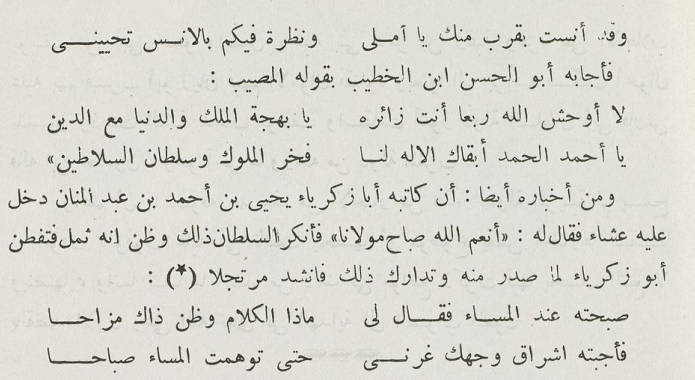
#> input picture books_for_ocr/scanned_pics/test_13.PNG, 695 x 380 px
$ python hough_transform.py   (older library calls are emulated)
#> lines starting #> are read from the running program, lines starting #| are printed output that depends on the picture; after the words box and inside, x2 and y2 are one past the last pixel; in counts of white or black regions, pixels touching at a corner belong together
#> further down, image is the input picture: shape (380, 695, 3); mean B, G, R 208.2, 215.6, 217.2
import cv2
import numpy as np
import os


# [25 lines left out: function hough_transform, not called in this run]


import cv2
import numpy as np


# [29 lines left out: function cca_line_segmentation, not called in this run]


def bounding_box_segmentation(image):
    # Convert the image to grayscale
    gray = cv2.cvtColor(image, cv2.COLOR_BGR2GRAY)

    # Threshold the image to create a binary image
    ret, thresh = cv2.threshold(gray, 0, 255, cv2.THRESH_BINARY_INV + cv2.THRESH_OTSU)
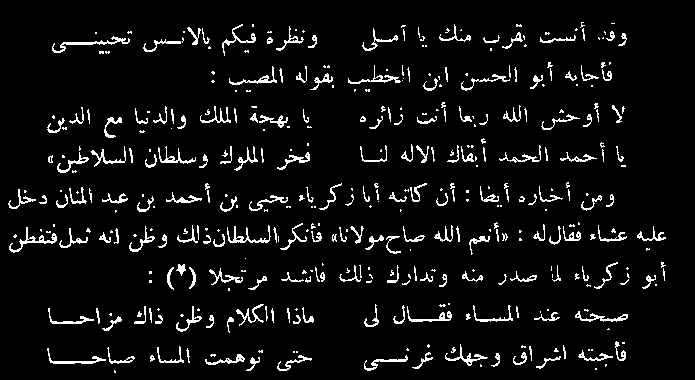
#> thresh: shape (380, 695); 6% white in thin lines or dots, all inside (x1, y1, x2, y2) = (8, 22, 666, 373)
#> ret = 159

    # Find contours in the binary image
    contours, hierarchy = cv2.findContours(
        thresh, cv2.RETR_EXTERNAL, cv2.CHAIN_APPROX_SIMPLE
    )
#> contours = 406 contours, 271 with area under 20; largest, box (x1, y1, x2, y2) and area: (9, 227, 57, 253) 172, (52, 36, 130, 53) 163, (227, 225, 271, 243) 134, (575, 311, 628, 322) 129, (47, 348, 106, 364) 117

    # Compute the bounding boxes around each contour
    boxes = []
    for contour in contours:
        (x, y, w, h) = cv2.boundingRect(contour)
        boxes.append((x, y, w, h))
#> this loop made 406 passes
#> (x, y, w, h) on passes 5 to 7: (246, 357, 14, 14), (536, 356, 25, 13), (364, 355, 44, 16)
#> after the loop, boxes = 406 items, first 6: (114, 370, 2, 3), (595, 368, 2, 2), (605, 364, 2, 3), (480, 364, 2, 3), (246, 357, 14, 14), (536, 356, 25, 13)

    # Sort the bounding boxes from top to bottom
    boxes = sorted(boxes, key=lambda x: x[1])
#> boxes = 406 items, first 6: (580, 22, 5, 6), (611, 23, 4, 1), (516, 24, 6, 3), (439, 24, 32, 18), (252, 24, 2, 3), (222, 24, 34, 32)

    # Draw the bounding boxes around each line of text
    for x, y, w, h in boxes:
        cv2.rectangle(image, (x, y), (x + w, y + h), (0, 0, 255), 2)
#> this loop made 406 passes
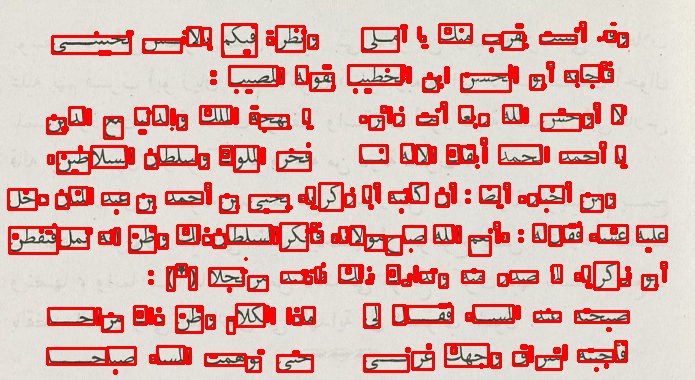
#> image: shape (380, 695, 3); 16.23% of pixels changed, all inside (x1, y1, x2, y2) = (7, 21, 668, 375)

    # Display the segmented lines
    cv2.imshow("Segmented Lines", image)
    cv2.waitKey(0)
    cv2.destroyAllWindows()


# Load image
curr_direct_path = os.path.dirname(os.path.abspath(__file__))
input_test_path = curr_direct_path + "/../books_for_ocr/scanned_pics/test_13.PNG"
image = cv2.imread(input_test_path)

# Apply Hough transform and visualize results
# output, lines = hough_transform(image)
# output = cca_line_segmentation(image)
bounding_box_segmentation(image)

"""cv2.imshow('Original', image)
cv2.imshow('Hough Transform', output)
cv2.waitKey(0)
cv2.destroyAllWindows()"""

$ run again, with books_for_ocr/scanned_pics/test_10.PNG copied over books_for_ocr/scanned_pics/test_13.PNG
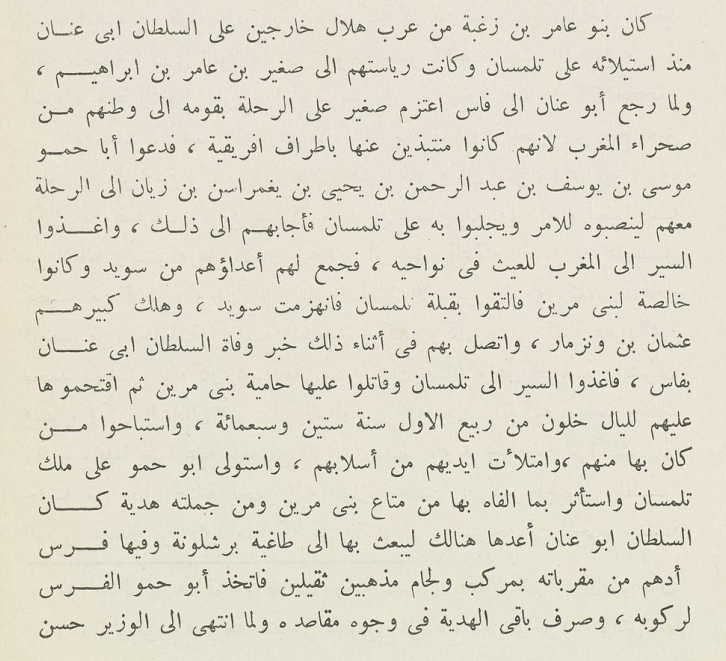
#> input picture books_for_ocr/scanned_pics/test_10.PNG, 726 x 661 px
#> image is the input picture: shape (661, 726, 3); mean B, G, R 204.3, 218.9, 223.8
#> in bounding_box_segmentation, `ret, thresh = cv2.threshold(gray, 0, 255, cv2.THRESH_BINARY_INV + cv2...`:
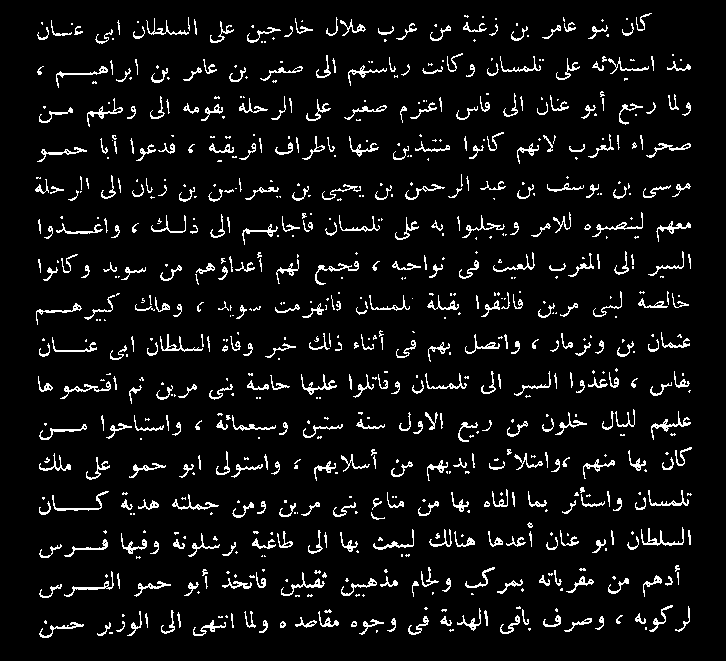
#> thresh: shape (661, 726); 6.5% white in thin lines or dots, all inside (x1, y1, x2, y2) = (35, 13, 692, 638)
#> ret = 168
#> contours = 776 contours, 478 with area under 20; largest, box (x1, y1, x2, y2) and area: (641, 527, 684, 546) 128, (651, 411, 691, 440) 128, (60, 381, 111, 399) 116, (87, 98, 123, 127) 116, (315, 261, 359, 285) 114
#> the loop in bounding_box_segmentation, `for contour in contours:` made 776 passes
#> (x, y, w, h) on passes 3, 4, 6: (449, 629, 5, 3), (528, 628, 3, 3), (97, 622, 14, 14)
#> after the loop in bounding_box_segmentation, `for contour in contours:`: boxes = 776 items, first 6: (109, 632, 4, 2), (376, 630, 2, 3), (449, 629, 5, 3), (528, 628, 3, 3), (645, 627, 2, 3), (97, 622, 14, 14)
#> in bounding_box_segmentation, `boxes = sorted(boxes, key=lambda x: x[1])`: boxes = 776 items, first 6: (636, 13, 16, 18), (464, 15, 5, 3), (482, 16, 2, 2), (563, 17, 2, 5), (326, 17, 12, 19), (188, 17, 2, 14)
#> the loop in bounding_box_segmentation, `for x, y, w, h in boxes:` made 776 passes
#> after the loop in bounding_box_segmentation, `for x, y, w, h in boxes:`:
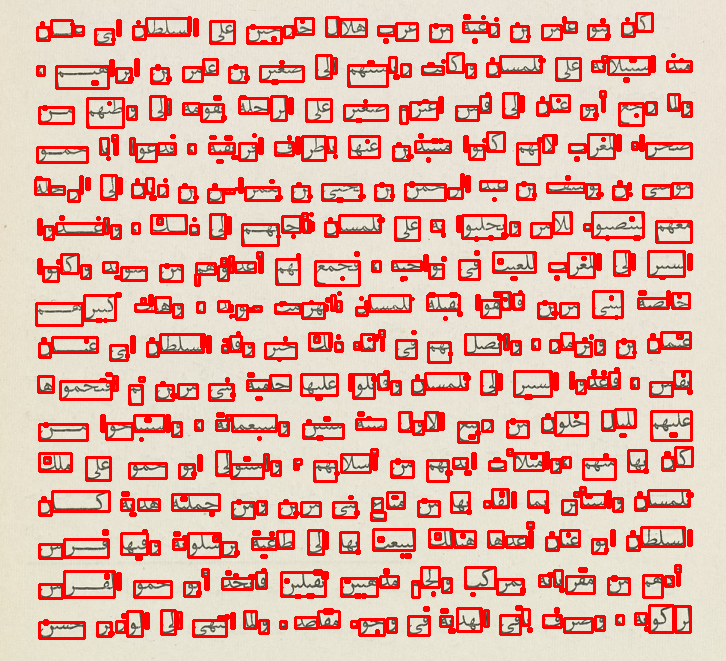
#> image: shape (661, 726, 3); 18.23% of pixels changed, all inside (x1, y1, x2, y2) = (34, 12, 694, 640)

$ run again, with books_for_ocr/scanned_pics/test_11.PNG copied over books_for_ocr/scanned_pics/test_13.PNG
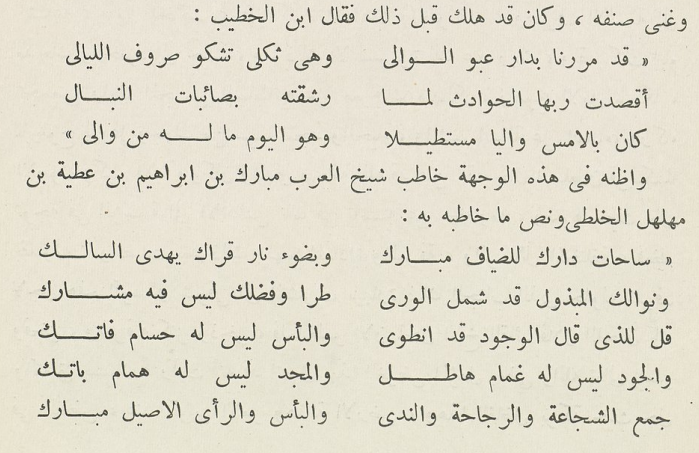
#> input picture books_for_ocr/scanned_pics/test_11.PNG, 699 x 453 px
#> image is the input picture: shape (453, 699, 3); mean B, G, R 204, 219.4, 224.2
#> in bounding_box_segmentation, `ret, thresh = cv2.threshold(gray, 0, 255, cv2.THRESH_BINARY_INV + cv2...`:
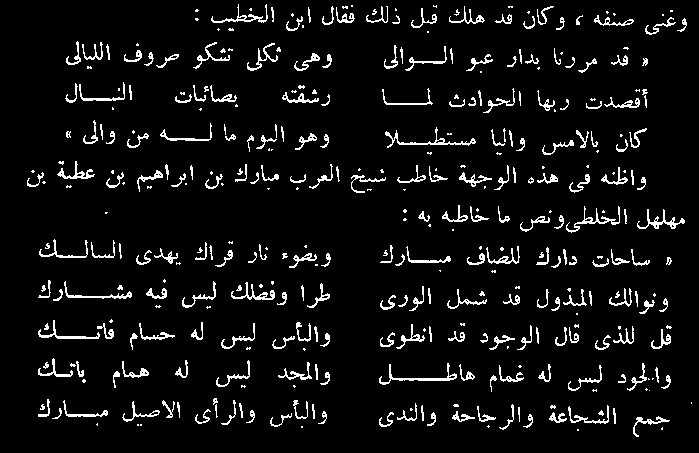
#> thresh: shape (453, 699); 6.2% white in thin lines or dots
#> ret = 165
#> contours = 384 contours, 210 with area under 20; largest, box (x1, y1, x2, y2) and area: (385, 127, 476, 148) 192, (379, 363, 457, 385) 186, (637, 209, 685, 229) 171, (231, 282, 275, 300) 147, (566, 206, 620, 233) 147
#> the loop in bounding_box_segmentation, `for contour in contours:` made 384 passes
#> (x, y, w, h) on passes 8 to 10: (633, 416, 37, 21), (523, 414, 10, 14), (270, 413, 22, 14)
#> after the loop in bounding_box_segmentation, `for contour in contours:`: boxes = 384 items, first 6: (577, 429, 2, 2), (661, 427, 2, 3), (301, 426, 2, 2), (487, 425, 3, 3), (140, 424, 2, 2), (137, 424, 2, 2)
#> in bounding_box_segmentation, `boxes = sorted(boxes, key=lambda x: x[1])`: boxes = 384 items, first 6: (211, 4, 57, 19), (433, 5, 4, 3), (351, 5, 2, 2), (537, 6, 17, 19), (508, 6, 5, 2), (449, 6, 36, 18)
#> the loop in bounding_box_segmentation, `for x, y, w, h in boxes:` made 384 passes
#> after the loop in bounding_box_segmentation, `for x, y, w, h in boxes:`:
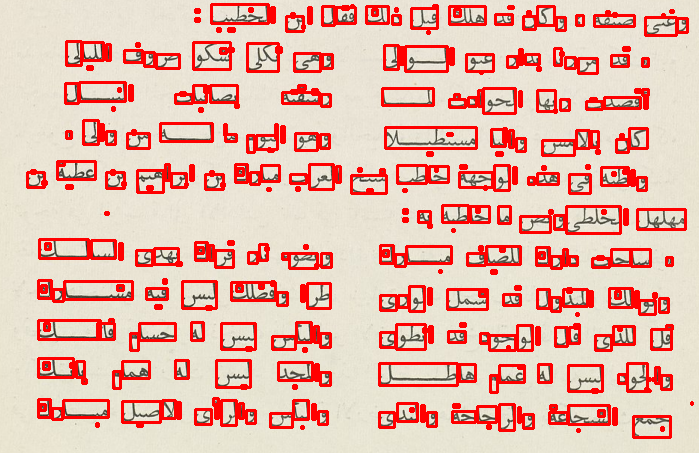
#> image: shape (453, 699, 3); 15.99% of pixels changed, all inside (x1, y1, x2, y2) = (26, 3, 694, 439)

$ run again, with books_for_ocr/scanned_pics/test_12.PNG copied over books_for_ocr/scanned_pics/test_13.PNG
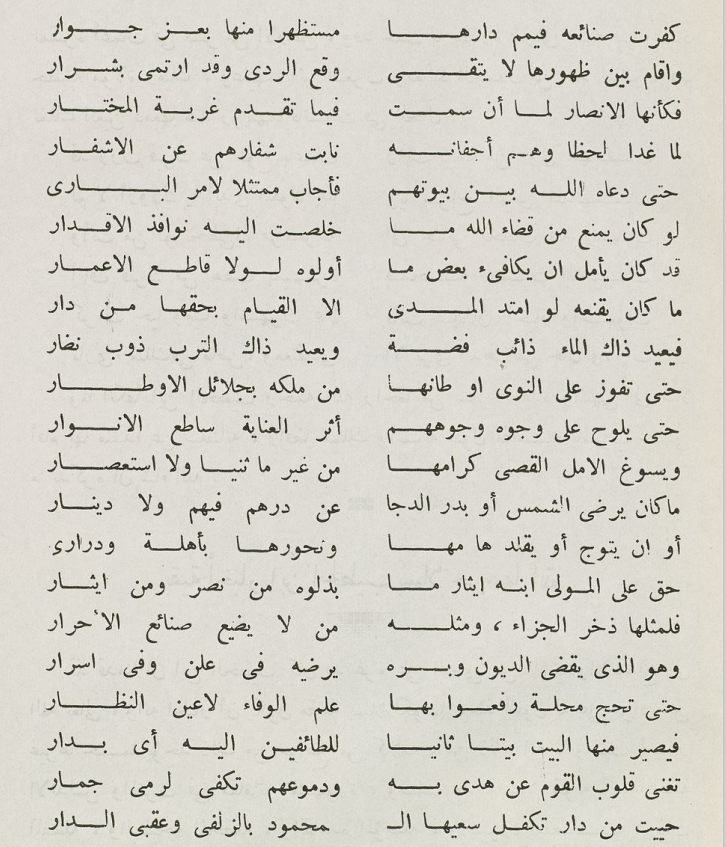
#> input picture books_for_ocr/scanned_pics/test_12.PNG, 726 x 847 px
#> image is the input picture: shape (847, 726, 3); mean B, G, R 201.4, 209.6, 212.2
#> in bounding_box_segmentation, `ret, thresh = cv2.threshold(gray, 0, 255, cv2.THRESH_BINARY_INV + cv2...`:
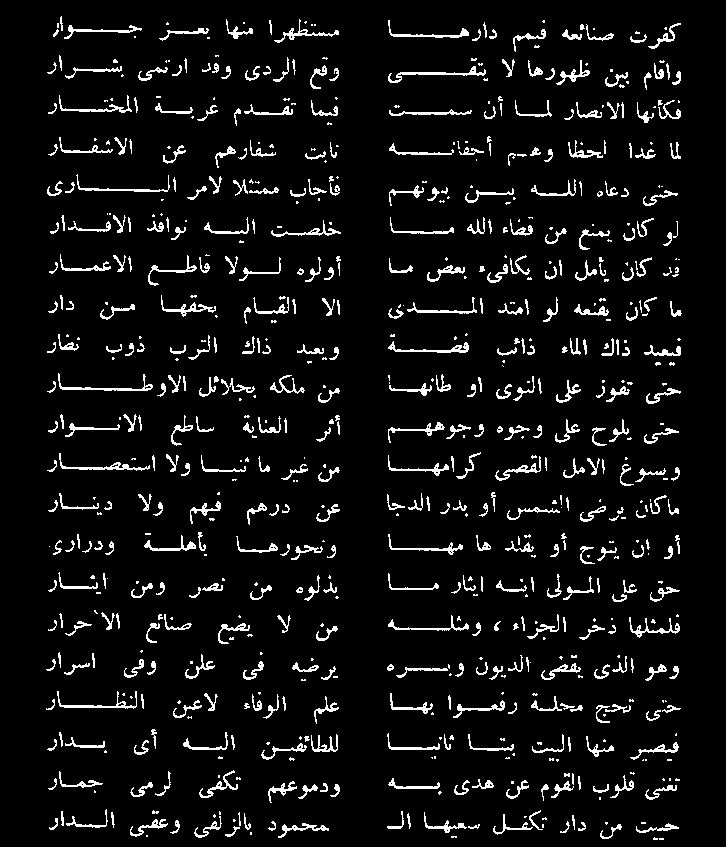
#> thresh: shape (847, 726); 6.5% white in thin lines or dots, all inside (x1, y1, x2, y2) = (46, 16, 682, 840)
#> ret = 150
#> contours = 749 contours, 438 with area under 20; largest, box (x1, y1, x2, y2) and area: (388, 66, 486, 83) 212, (59, 453, 150, 471) 199, (58, 373, 153, 391) 196, (388, 341, 469, 353) 196, (57, 691, 137, 709) 174
#> the loop in bounding_box_segmentation, `for contour in contours:` made 749 passes
#> (x, y, w, h) on passes 2, 3, 6: (653, 837, 5, 3), (451, 836, 6, 2), (225, 826, 15, 11)
#> after the loop in bounding_box_segmentation, `for contour in contours:`: boxes = 749 items, first 6: (659, 838, 5, 2), (653, 837, 5, 3), (451, 836, 6, 2), (146, 835, 2, 2), (250, 832, 2, 3), (225, 826, 15, 11)
#> in bounding_box_segmentation, `boxes = sorted(boxes, key=lambda x: x[1])`: boxes = 749 items, first 6: (60, 16, 3, 15), (274, 19, 65, 24), (226, 19, 27, 20), (542, 20, 3, 3), (388, 20, 81, 18), (269, 20, 3, 15)
#> the loop in bounding_box_segmentation, `for x, y, w, h in boxes:` made 749 passes
#> after the loop in bounding_box_segmentation, `for x, y, w, h in boxes:`:
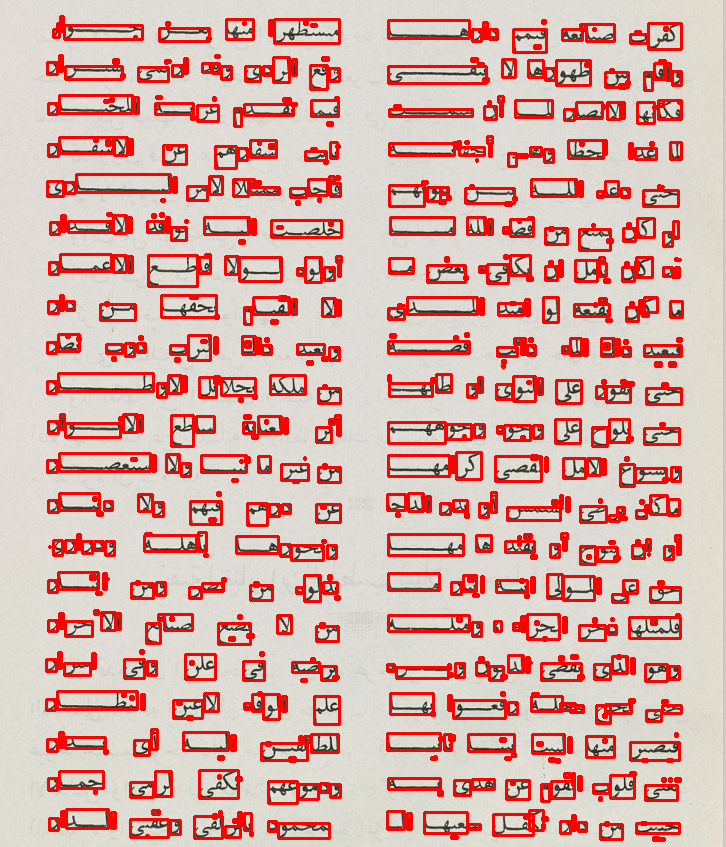
#> image: shape (847, 726, 3); 15.95% of pixels changed, all inside (x1, y1, x2, y2) = (45, 15, 684, 842)
